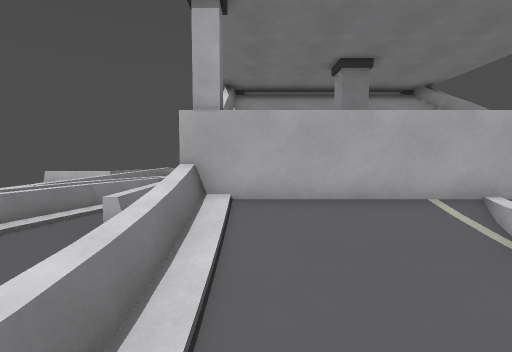
View 1 (above)

16 first-person views from a walk through a level from a Godot 3-D game. The camera is 1.5 m above the floor, tilts 4° down and sees 85° across. The floor is counted in squares, 1 m on a side. Each view is taken from the middle of a square. On the plan, view 1 faces up. The plan holds only what a view shows up to about 14 squares ahead; the rest is blank.

View 2
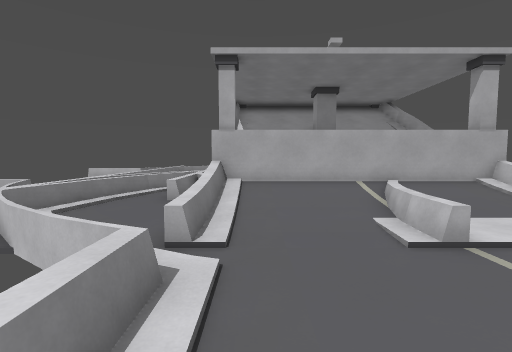

View 3
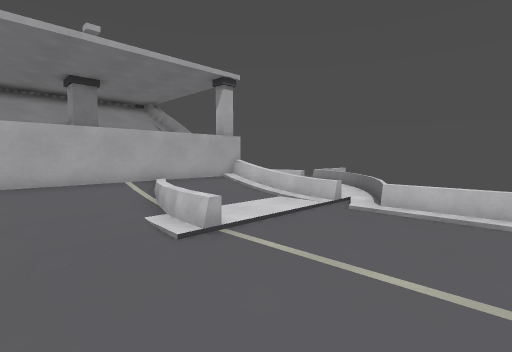

View 4
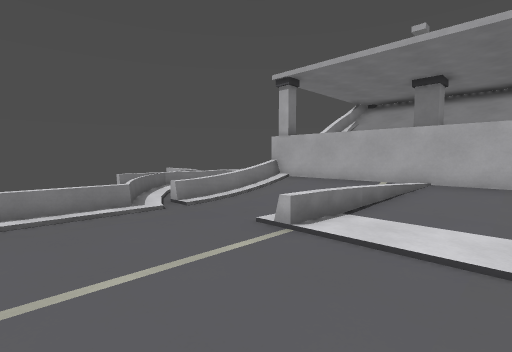

View 5
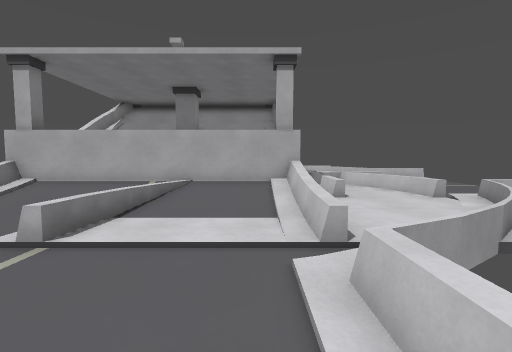

View 6
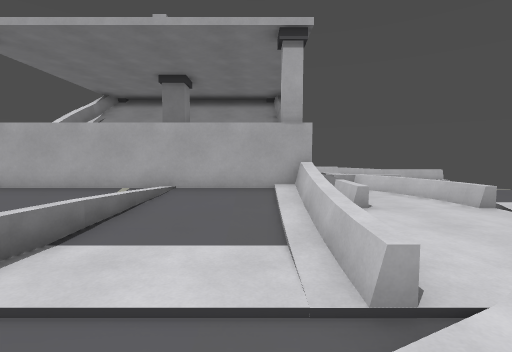

View 7
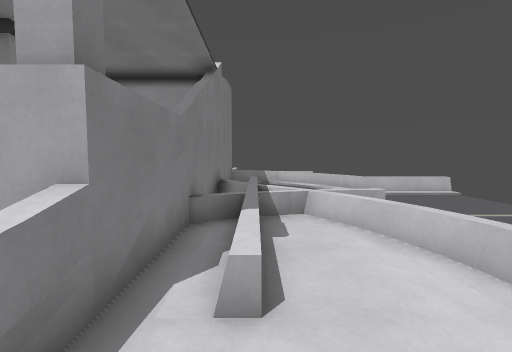

View 8
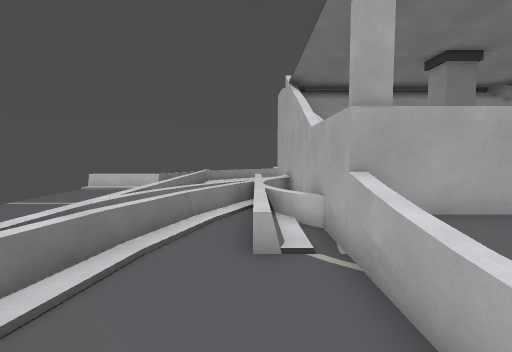

View 9
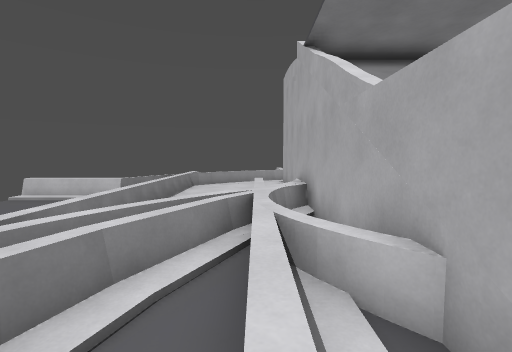

View 10
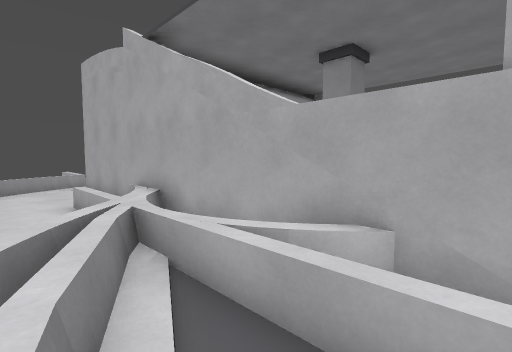

View 11
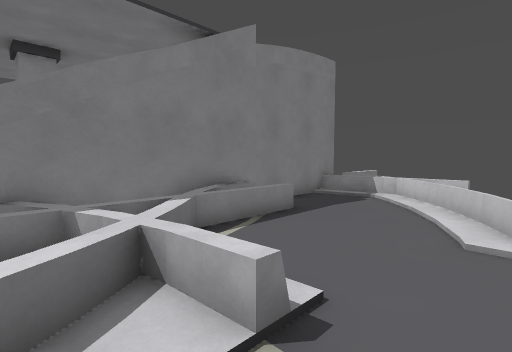

View 12
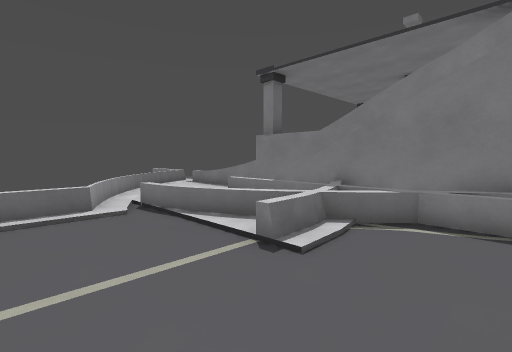

View 13
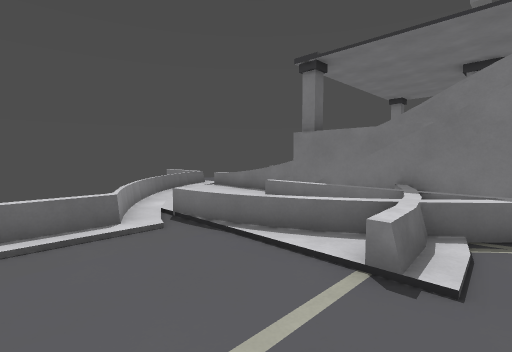

View 14
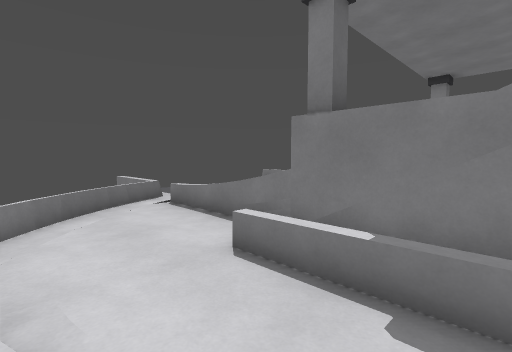

View 15
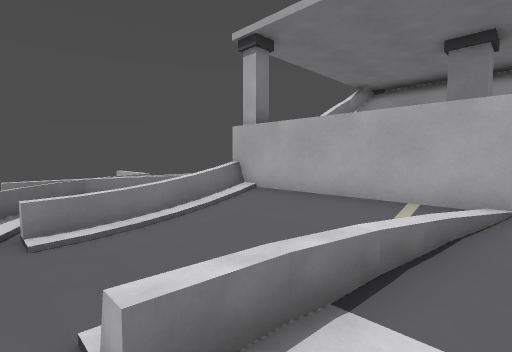

View 16
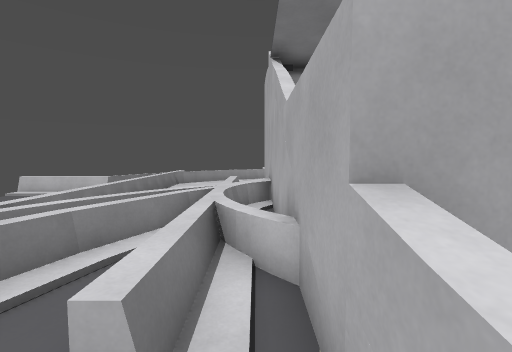

### Floor plan
Key: @ floor where view 1 was taken; # wall or solid block; x gap in a wall; . main floor; : floor 0.25 m higher than the main floor; + floor 0.5 m higher than the main floor; / step, stairs or slope; = window, fence, low wall or low ledge; ^ raised ledge; P pillar.
Columns run from 8 left of view 1 to 18 right of it. Each row starts with its distance up from view 1.
 22                 ==#
 21     ===         #===#=
 20     =.#         #==^ =
 19  #= ..#         #.../=
 18  ==...#         #..../
 17 #=^...#         #.....=#
 16 ==^..=#         # .....  #=
 15 = ^..=##        # =....====
 14   ^..=#=        #==........
 13   ^..=^#        #==........
 12   ^.=^##        #=^........
 11   ^.^=##   PP   #.====.....
 10   ^==^ #   PP   #==.=......
  9   ^==^##        #.=.=.....
  8   ==..=#        #.=..=....
  7   ^=.=.#        #.=..=....
  6 = ^/.=.#^^^^^^^^#.=..=.===
  5 ===....^++++/+++=......
  4 #=^....^////////=.....=
  3  =^....^::::=:::=.....
  2   ^/...^...==...x....=
  1  ===/..^...=....=...=
  0      =..@.........=
 -1      # =........= #
 -2        =........=#
 -3        =........=#
 -4        =........=

Where each view was taken, in squares from view 1:
view 1: 0 up, 0 right, facing up
view 2: 4 down, 0 right, facing up
view 3: 4 down, 0 right, facing up-right
view 4: 4 down, 7 right, facing up-left
view 5: 4 down, 7 right, facing up
view 6: 2 down, 7 right, facing up
view 7: 3 up, 10 right, facing up
view 8: 1 up, 3 left, facing up
view 9: 5 up, 3 left, facing up
view 10: 6 up, 5 left, facing up-right
view 11: 9 up, 15 right, facing up-left
view 12: 14 up, 17 right, facing down-left
view 13: 12 up, 17 right, facing down-left
view 14: 9 up, 13 right, facing down-left
view 15: 0 up, 5 right, facing up-left
view 16: 4 up, 2 left, facing up
